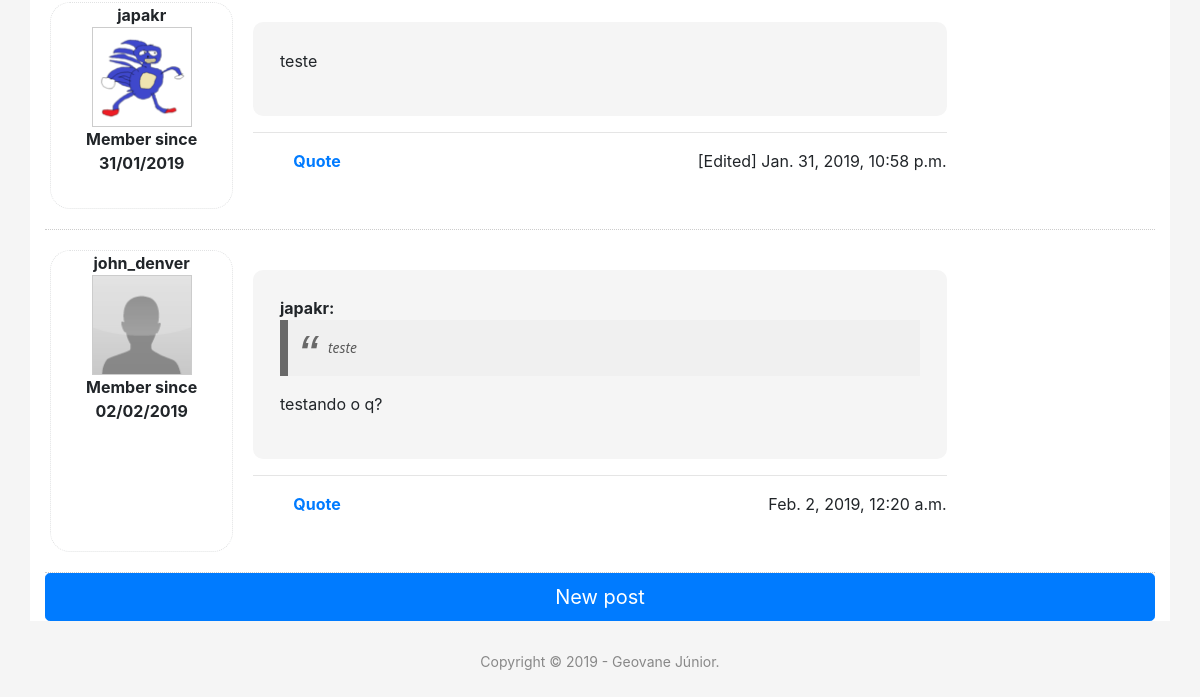
/2/ (signed in, lower part), run on an earlier commit of the app's database.
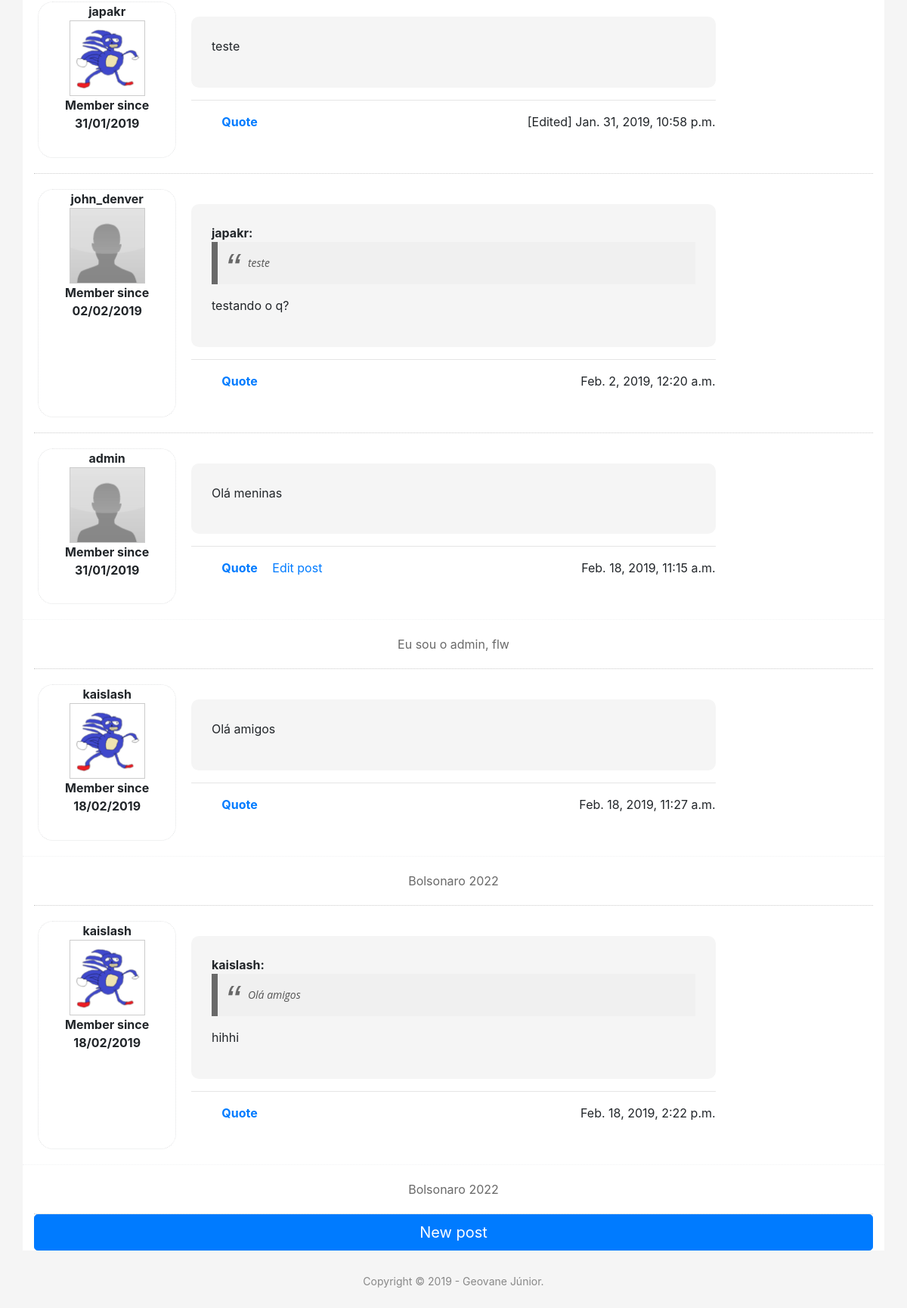
And on a later commit of the database.
### forum/models.py (models this page shows)
class Post(models.Model):
    topic = models.ForeignKey(Topic, on_delete=models.CASCADE)
    author = models.ForeignKey(User, on_delete=models.CASCADE)
    text = models.TextField()
    date_added = models.DateTimeField(auto_now_add=True)
    edit_date = models.DateTimeField(blank=True, null=True)
    father = models.ForeignKey("self", on_delete=models.CASCADE, default=None, blank=True, null=True)
    def __str__(self):
        return self.text

### accounts/models.py (models this page shows)
class Profile(models.Model):
    user = models.OneToOneField(User, on_delete=models.CASCADE)
    bio = models.TextField(max_length=500, blank=True)
    pic = models.ImageField(upload_to ='media', default='/media/default.png')

### forum/views.py (the view)
# urls.py: path('<int:topic_id>/', views.topic, name='topic'),
def topic(request, topic_id):
    topic = get_object_or_404(Topic, id=topic_id)
    posts = topic.post_set.order_by('date_added')
    return render(request, 'forum/topic.html', {'topic': topic, 'posts': posts})

### forum/templates/forum/topic.html (shortened to what this page needs)
{% extends 'forum/base.html' %}
{% block content %}
  <div class="container topic">
    {% for post in posts %}
      <div class="post-wrapper">
        <div class="row post">
          <div class="user-data col-md-2">
            <p>{{ post.author }}</p>
            <img class="profile-image" src="{{ post.author.profile.pic.url }}" alt="">
            <p>Member since {{ post.author.date_joined|date:'d/m/Y' }}</p>
          </div>
          <div class="post-content col-md-8">
            <div class="post-text">
              {% if post.father %}
                <div><strong>{{ post.father.author }}:</strong></div>
                <blockquote>
                  {{ post.father }}
                </blockquote>
              {% endif %}
              <p>{{ post| linebreaksbr }}</p>
            </div>
            <hr>
            <p class="post-date">
              {% if post.edit_date %}
                [Edited] {{ post.edit_date }}
              {% else %}
                {{ post.date_added }}
              {% endif %}
            </p>
            <ul class="quote-edit">
              {% if user.is_authenticated %}
                <li><a class="post-quote" href="{% url 'new_post' topic_id=topic.id post_id=post.id %}">Quote</a></li>
              {% endif %}
              {% if request.user == post.author %}
                <li><a class="edit-symbol" href="{% url 'edit_post' post_id=post.id topic_id=topic.id %}">Edit post</a></li>
              {% endif %}
            </ul>
          </div>
        </div>
        {% if post.author.profile.bio %}
          <div class="row user-bio">
            <p>{{ post.author.profile.bio }}</p>
          </div>
        {% endif %}
      </div>
    {% endfor %}
    {% if user.is_authenticated %}
      <a class="btn btn-primary btn-lg btn-block" href="{% url 'new_post' topic_id=topic.id %}">New post</a>
    {% endif %}
  </div>
{% endblock content %}

What changed in the data, as far as the page shows it:
added Post: author "admin", author.profile.pic (placeholder picture), author.date_joined "31/01/2019", text "Olá meninas", date_added "Feb. 18, 2019, 11:15 a.m.", shows "Edit post", author.profile.bio "Eu sou o admin, flw"
added Post: author "kaislash", author.profile.pic (picture), author.date_joined "18/02/2019", text "Olá amigos", date_added "Feb. 18, 2019, 11:27 a.m.", author.profile.bio "Bolsonaro 2022"
added Post: author "kaislash", author.profile.pic (picture), author.date_joined "18/02/2019", father.author "kaislash", father "Olá amigos", text "hihhi", date_added "Feb. 18, 2019, 2:22 p.m.", author.profile.bio "Bolsonaro 2022"
